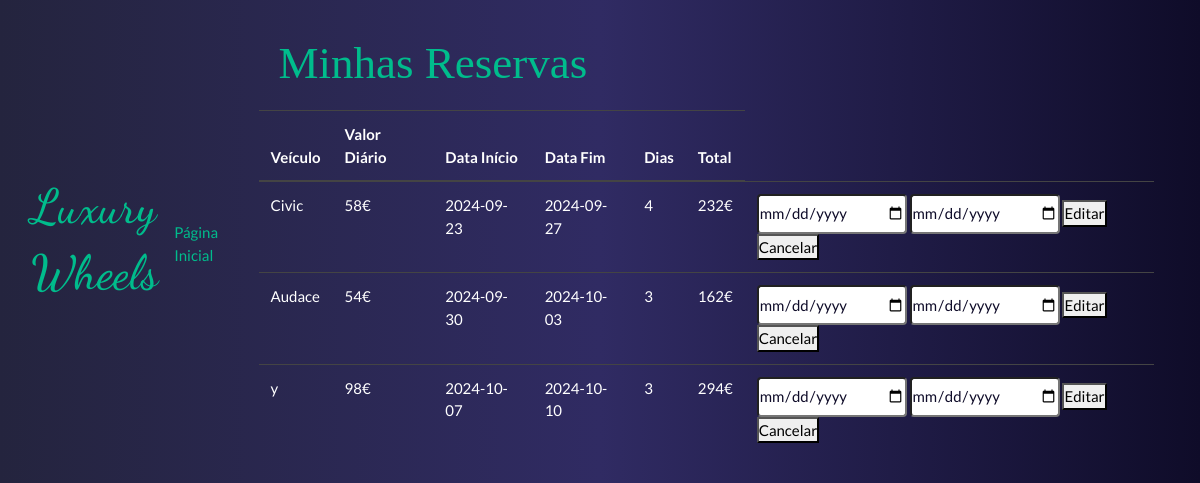
The app's page /reservas (signed in) with its own data.
### app.py (models this page shows)
class Reserva(db.Model):
    __tablename__ = "reservas"
    id = db.Column(db.Integer, primary_key=True, autoincrement=True)
    user_id = db.Column(db.Integer, db.ForeignKey('users.id'))
    veiculo = db.Column(db.String(50))
    valorDiaria = db.Column(db.Integer)
    dataInicio = db.Column(db.Date)
    dataFim = db.Column(db.Date)
    dias = db.Column(db.Integer)
    total = db.Column(db.Integer)

### app.py (the view)
@app.route('/reservas')
def minhas_reservas():
    if 'firstname' not in session:
        return redirect(url_for('login'))
    user = User.query.filter_by(firstname=session['firstname']).first()
    reservas = Reserva.query.filter_by(user_id=user.id).all()
    return render_template('reservas.html', reservas=reservas)

### templates/reservas.html (shortened to what this page needs)
<!DOCTYPE html>
<html lang="en">
<head>
    <link rel="stylesheet" href="https://cdn.jsdelivr.net/npm/bootswatch@4.5.2/dist/darkly/bootstrap.min.css">
    <link rel= "stylesheet" href="{{ url_for('static', filename='main.css') }}">
</head>
<body>
<nav class="navbar navbar-expand-lg bg-body-tertiary">
  <nav class="container-fluid">
    <a class="navbar-brand" href="#"><h1 class="display-9 text-left mt-9 titulo">Luxury</h1>
        <h1 class="display-9 text-left mt-9 titulo">Wheels</h1></a>
      <div class="menu">
        <nav>
            <a href="/">Página Inicial</a>
        </nav>
      </div>
      <div class="container">
        <h2>Minhas Reservas</h2>
        <table class="table">
            <thead>
                <tr>
                    <th>Veículo</th>
                    <th>Valor Diário</th>
                    <th>Data Início</th>
                    <th>Data Fim</th>
                    <th>Dias</th>
                    <th>Total</th>
                </tr>
            </thead>
            <tbody>
    {% for reserva in reservas %}
    <tr>
        <td>{{ reserva.veiculo }}</td>
        <td>{{ reserva.valorDiaria }}€</td>
        <td>{{ reserva.dataInicio }}</td>
        <td>{{ reserva.dataFim }}</td>
        <td>{{ reserva.dias }}</td>
        <td>{{ reserva.total }}€</td>
        <td>
            <form action="{{ url_for('editar_reserva', reserva_id=reserva.id) }}" method="POST" style="display:inline;">
                <input type="date" name="dataInicio" required>
                <input type="date" name="dataFim" required>
                <button type="submit">Editar</button>
            </form>
            <form action="{{ url_for('cancelar_reserva', reserva_id=reserva.id) }}" method="POST" style="display:inline;">
                <button type="submit">Cancelar</button>
            </form>
        </td>
    </tr>
    {% endfor %}
</tbody>
        </table>
    </div>
</body>
</html>

### static/main.css (style rules this page uses)
* { margin: 0; padding: 0; box-sizing: border-box; }
.titulo { font-family: "Dancing Script", cursive; }
.menu { display: flex; color: #00bc8c; flex-direction: row; justify-content: center; align-items: center; }
input[type="date"] { width: 150px; height: 40px; border-radius: 4px; color: #0f0c29; text-size: 5%; }
h2 { font-size: 300%; font-family: "Playfair Display", serif; color: #00bc8c; margin: 20px; }
body { background: #0f0c29; background: -webkit-linear-gradient(to right, #24243e, #302b63, #0f0c29); background: linear-gradient(to right, #24243e, #302b63, #0f0c29); display: flex; align-items: center; }

### records on screen
Reserva: veiculo "Civic", valorDiaria "58", dataInicio "2024-09-23", dataFim "2024-09-27", dias "4", total "232"
Reserva: veiculo "Audace", valorDiaria "54", dataInicio "2024-09-30", dataFim "2024-10-03", dias "3", total "162"
Reserva: veiculo "y", valorDiaria "98", dataInicio "2024-10-07", dataFim "2024-10-10", dias "3", total "294"
